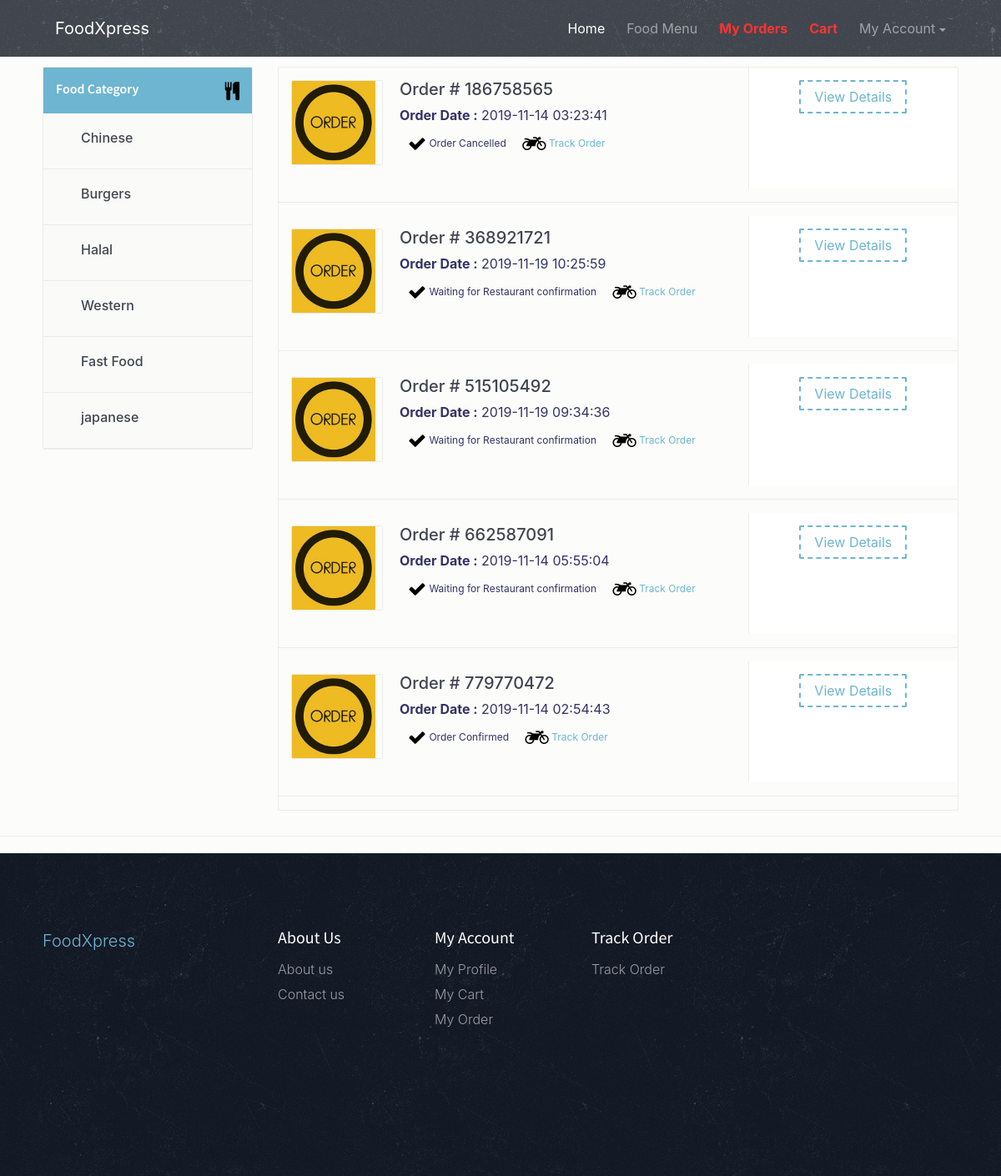
Screenshot of /my-order.php (signed in) with the database file from the repository.
### tables this page shows
CREATE TABLE `tbl_category` (
  `id` int(11) NOT NULL,
  `categoryName` varchar(100) DEFAULT NULL,
  `dateCreated` timestamp NULL DEFAULT CURRENT_TIMESTAMP
);

CREATE TABLE `tbl_orderdetails` (
  `id` int(11) NOT NULL,
  `userId` varchar(50) DEFAULT NULL,
  `orderNumber` varchar(100) DEFAULT NULL,
  `buildingNo` varchar(255) DEFAULT NULL,
  `streetName` varchar(255) DEFAULT NULL,
  `area` varchar(255) DEFAULT NULL,
  `city` varchar(255) DEFAULT NULL,
  `orderTime` timestamp NOT NULL DEFAULT CURRENT_TIMESTAMP,
  `orderFinalStatus` varchar(50) DEFAULT NULL
);

### my-order.php (the view, shortened to what this page needs)
<?php
include_once('includes/dbconnection.php');
  ?>
<!DOCTYPE html>
<html lang="en">
<head>
    <link href="css/bootstrap.min.css" rel="stylesheet">
    <link href="css/font-awesome.min.css" rel="stylesheet">
    <link href="css/animsition.min.css" rel="stylesheet">
    <link href="css/animate.css" rel="stylesheet">
    <link href="css/style.css" rel="stylesheet">
</head>
<body>
    <div class="site-wrapper animsition" data-animsition-in="fade-in" data-animsition-out="fade-out">
        <header id="header" class="header-scroll top-header headrom">
       <?php include_once('includes/header.php');?>
        </header>
        <div class="page-wrapper">
            <div class="result-show">
                <div class="container">
                    <div class="row">
                        <div class="col-sm-3">
                    </div>
                </div>
            </div>
            <section class="restaurants-page">
                <div class="container">
                    <div class="row">
                        <div class="col-xs-12 col-sm-5 col-md-5 col-lg-3">
                            <div class="sidebar clearfix m-b-20">
                                <div class="main-block">
                                    <div class="sidebar-title white-txt">
                                        <h6>Food Category</h6> <i class="fa fa-cutlery pull-right"></i> </div>
                                    <?php
      $query=mysqli_query($con,"select * from  tbl_category");
              while($row=mysqli_fetch_array($query))
              {
              ?>
                               <ul>
                                            <li>
                                                <label class="custom-control custom-checkbox">
                                                    <span class="custom-control-description"><a href="viewfood-categorywise.php?catid=<?php echo $row['categoryName'];?>"><?php echo $row['categoryName'];?></a></span> </label>
                                            </li>
                                        </ul>
                                        <?php } ?>
                                    <div class="clearfix"></div>
                                </div>
                            </div>
                        </div>
                        <div class="col-xs-12 col-sm-7 col-md-7 col-lg-9">
                            <div class="bg-gray restaurant-entry">
<?php
$uid=$_SESSION['fdsuserid'];
      $query=mysqli_query($con,"select * from  tbl_orderdetails  where userId='$uid'");
              while($row=mysqli_fetch_array($query))
              { ?>
                                <div class="row">
                                    <div class="col-sm-12 col-md-12 col-lg-8 text-xs-center text-sm-left">
                                        <div class="entry-logo">
                                <a class="img-fluid" href="order-details.php?orderid=<?php echo $row['orderNumber'];?>"><img src="images/order.jpg" width="100" height="100" alt="Order "></a>
                                        </div>
                                        <div class="entry-dscr">
         <h5><a href="order-details.php?orderid=<?php echo $row['orderNumber'];?>">Order # <?php echo $row['orderNumber'];?></a></h5>
         <p><b>Order Date :</b> <?php echo $row['orderTime']?></p>
                                            <ul class="list-inline">
                                                <li class="list-inline-item"><i class="fa fa-check"></i>
                                                    <?php $status=$row['orderFinalStatus'];
if($status==''){
 echo "Waiting for Restaurant confirmation";
} else{
echo $status;
}
                                                    ?></li>
                                                <li class="list-inline-item"><i class="fa fa-motorcycle"></i>
 <a href="javascript:void(0);" onClick="popUpWindow('trackorder.php?oid=<?php echo htmlentities($row['orderNumber']);?>');" title="Track order">Track Order</a></li>
                                            </ul>
                                        </div>
                                    </div>
                                    <div class="col-sm-12 col-md-12 col-lg-4 text-xs-center">
                                        <div class="right-content bg-white">
                                            <div class="right-review">
                                     <a href="order-details.php?orderid=<?php echo $row['orderNumber'];?>" class="btn theme-btn-dash">View Details</a> </div>
                                        </div>
                                    </div>
                                </div>
                                <hr />
                            <?php } ?>
                            </div>
                            </div>
                        </div>
                    </div>
                </div>
            <?php include('includes/footer.php');?>
        </div>
    </div>
</body>
</html>

### css/style.css (style rules this page uses)
body { background: rgba(252, 251, 249, 0.68); font-size: 16px; color: #4d4f56; font-weight: 400; overflow-x: hidden; }
.h1, .h2, .h3, .h4, .h5, .h6, h1, h2, h3, h4, h5, h6 { font-family: "Source Sans Pro", sans-serif; color: #25282b; }
a { color: #6db5d1; }
ul { list-style-type: none; padding: 0; }
hr { margin-top: 1rem; margin-bottom: 1rem; border: 0; border-top: 1px solid #eaebeb; }
.container { max-width: 1270px; width: 94%; }
.page-wrapper { padding-top: 68px; }
.custom-control { padding-left: 30px; }
.form-control-lg, .dropdown-menu, .btn, .btn-group-lg>.btn, .btn-lg, .img-rounded { border-radius: 2px }
.btn { transition: all .4s; }
.theme-btn-dash { border: 2px dashed #6db5d1; background-color: transparent; color: #6db5d1 }
.bg-white { background-color: #fff }
.m-b-20 { margin-bottom: 20px; }
#header { position: fixed; width: 100%; border: 0; z-index: 99; }
.result-show div i { margin-left: 10px; font-size: 22px; vertical-align: middle; color: #000; }
.result-show { padding: 7px 0 10px; border-bottom: 1px solid #eaebeb; color: #333366; margin-bottom: 20px; }
.result-show p { padding: 0; margin: 5px 0; }
.sidebar { border: 1px solid #eaebeb; background: #fafaf8; border-radius: 3px; }
.sidebar-title { padding: 15px 15px 15px; background: #6db5d1; float: left; width: 100%; }
.sidebar-title h6 { float: left; margin-bottom: 0; color: #fff; font-size: 16px; font-weight: 600; line-height: 20px; }
.sidebar-title i { float: right; color: #fff; font-size: 15px; margin-top: 3px; }
.main-block ul li { line-height: 28px; font-weight: 300; display: block; border-bottom: 1px solid #eaebeb; font-weight: 500; color: #414551; }
.main-block ul li a { color: #414551; display: block; font-weight: 500; padding: 15px; }
.main-block ul { float: left; width: 100%; margin-bottom: 0; }
.main-block ul li:first-of-type { border-top: none }
.restaurant-entry { border: 1px solid #eaebeb; border-radius: 2px; margin-bottom: 20px; }
.restaurant-entry .entry-logo { float: left; width: 110px; height: auto; border: 1px solid #eaebeb; border-radius: 2px; margin-top: 15px; margin-left: 15px; overflow: hidden }
.restaurant-entry .entry-logo img { max-width: 100%; display: block }
.restaurant-entry .entry-dscr { padding-left: 145px; margin-top: 15px; }
.restaurant-entry .entry-dscr h5 a { color: #414551; font-weight: 500; font-family: -apple-system, BlinkMacSystemFont, "Segoe UI", Roboto, "Helvetica Neue", Arial, sans-serif; }
.restaurant-entry .entry-dscr ul li { font-size: 12px; margin-top: 7px; }
.restaurant-entry .right-review { padding: 15px 10px; border-left: 1px solid #eaebeb; min-height: 145px; }

### rows the page displays
tbl_category: categoryName "Chinese"
tbl_category: categoryName "Burgers"
tbl_category: categoryName "Halal"
tbl_category: categoryName "Western"
tbl_category: categoryName "Fast Food"
tbl_category: categoryName "japanese"
tbl_orderdetails: orderNumber "186758565", orderTime "2019-11-14 03:23:41", orderFinalStatus "Order Cancelled"
tbl_orderdetails: orderNumber "368921721", orderTime "2019-11-19 10:25:59", shows "Waiting for Restaurant confirmation"
tbl_orderdetails: orderNumber "515105492", orderTime "2019-11-19 09:34:36", shows "Waiting for Restaurant confirmation"
tbl_orderdetails: orderNumber "662587091", orderTime "2019-11-14 05:55:04", shows "Waiting for Restaurant confirmation"
tbl_orderdetails: orderNumber "779770472", orderTime "2019-11-14 02:54:43", orderFinalStatus "Order Confirmed"
